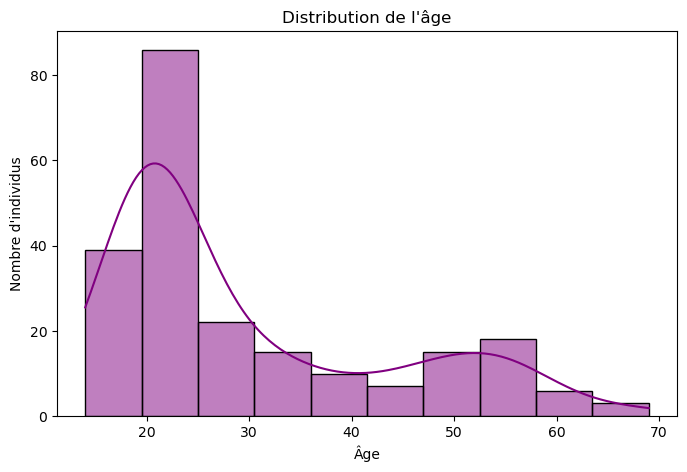
#> input picture age.png, 687 x 472 px; its folder holds only this picture in this run
$ python -i cleaner.py   (imports and definitions only)
#> lines starting #> are read from the running program, lines starting #| are printed output that depends on the picture
import numpy as np
import matplotlib.pyplot as plt
import pandas as pd
import seaborn as sns
import re
from sklearn.decomposition import PCA
from sklearn.preprocessing import StandardScaler

# --------- Code de base ---------
# data = pd.read_csv('raw_data.csv')
# Supprime les 3 premières colonnes ["Horodateur", "Nom d'utilisateur", "Mentions légales"]
# data = data.drop(columns=data.columns[:3])
# Supprime les colonnes concernant les avis (après la 20ᵉ)
# data = data.drop(columns=data.columns[20:])
# ---------------------------------

# --------- Code améliorer avec Mistral AI ---------
# [1 line that did not run here, left out]
# -----------------------------------------------------

def data_clean(data):
    # -------------------------------------------------------------
    # Renommage des colonnes en anglais et simplification des noms
    # -------------------------------------------------------------
    new_cols = ["instrumental or vocal music", "platform listening", "radio station", "music style", "musical period", "language listening", "type of singing", "frequency listening of emerging artist", "tempo", "frequency during working", "frequency during exercising", "frequency during cooking", "frequency during driving", "frequency for passing the time", "monthly listening frequency", "daily listening frequency", "gender", "age", "environment", "professional situation"]
    data.columns = new_cols

    # -------------------------------------------------------------
    # Nettoyage global des colonnes
    # -------------------------------------------------------------
    text_cols = data.select_dtypes(include=['object']).columns

    for col in text_cols:
        # ---------------------------------------------------------
        # Remplace "mot / mot" par "mot;mot" dans toutes les colonnes texte
        # ---------------------------------------------------------

        # --------- Code de base ---------
        # data[col] = data[col].str.replace(r'\s*/\s*', ';', regex=True)
        # data[col] = data[col].str.replace(r'\s*,\s*', ';', regex=True)
        # data[col] = data[col].str.replace(r'\s* ; \s*', ';', regex=True)
        # data[col] = data[col].str.replace(r'\s* \( \s*', '(', regex=True)
        # data[col] = data[col].str.replace(r'\s* \) \s*', ')', regex=True)
        # data[col] = data[col].str.strip()
        # data[col] = data[col].str.lower()
        # -----------------------------------------

        # --------- Code améliorer avec Mistral AI ---------
        data[col] = data[col].str.replace(r'\s*[\/,;]\s*', ';', regex=True)
        data[col] = data[col].str.replace(r'\s*\(\s*', '(', regex=True) \
                        .str.replace(r'\s*\)\s*', ')', regex=True)

        text_cols = data.select_dtypes(include='object').columns
        data[text_cols] = data[text_cols].apply(lambda col: col.str.strip().str.lower())
        # -----------------------------------------------------

        # ---------------------------------------------------------
        # Vérification des valeurs dans la colonne "genre"
        # ---------------------------------------------------------
        if col == "gender":
            for entry in data[col]:
                if (entry != "femme") and (entry != "homme") and (entry.lower() != "non binaire") and (entry!= "Je préfère ne pas répondre"):
                    new_entry = "Je préfère ne pas répondre"
                    data[col] = data[col].replace(entry, new_entry)

            data[col].str.lower()

        # ---------------------------------------------------------
        # Traductions des réponses en anglais
        # ---------------------------------------------------------

        series = data[col].astype(str).str.strip().str.lower()

        if col == "instrumental or vocal music":
            mapping = {
                "instrumentaux": "instrumental music",
                "avec des paroles": "vocal music",
                "les deux": "both"
            }
            data[col] = series.replace(mapping)

        # Type de parole
        if col == "type of singing":
            mapping = {
                "peu importe": "doesn't matter",
                "engagées": "engaged",
                "poétiques": "poetic",
                "humoristiques": "humorous",
                "humoristiques": "humorous",
                "peut importe": "doesn't matter"
            }
            data[col] = series.map(lambda x: mapping.get(x, "prefer not to answer"))

        # Genre
        if col == "gender":
            mapping = {
                "femme": "woman",
                "homme": "man",
                "non binaire": "non-binary"
            }
            data[col] = series.map(lambda x: mapping.get(x, "prefer not to answer"))

        if col == "environment":
            mapping = {
                "banlieue": "suburb",
                "ville": "city",
                "campagne": "countryside"
            }
            data[col] = series.map(lambda x: mapping.get(x, "prefer not to answer"))

        # Situation professionnelle
        if col == "professional situation":
            mapping = {
                "sans emploi": "unemployed",
                "étudiant": "student",
                "salarié": "employee",
                "indépendant": "self-employed",
                "retraité": "retired",
                "Autre / Je ne souhaite pas répondre": "prefer not to answer"
            }
            data[col] = series.map(lambda x: mapping.get(x, "prefer not to answer"))

    # -------------------------------------------------------------
    # Normalisation des plateformes d'écoute
    # -------------------------------------------------------------
    # [38 lines left out: functions normalize_platform, apply_platform_normalization, not called in this run]

    data["platform listening"] = data["platform listening"].apply(apply_platform_normalization)

    # -------------------------------------------------------------
    # Normalisation des langues d'écoutes
    # -------------------------------------------------------------
    # [64 lines left out: functions normalize_language, apply_language_normalization, not called in this run]

    data["language listening"] = data["language listening"].apply(apply_language_normalization)

    # -------------------------------------------------------------
    # Normalisation de la période musicale
    # -------------------------------------------------------------
    # [45 lines left out: functions normalize_musical_period, apply_musical_period_normalization, not called in this run]

    data["musical period"] = data["musical period"].apply(apply_musical_period_normalization)

    # ======================================================
    # Suppresion des genres absurdes
    # ======================================================
    motifs_a_supprimer = [
        "je ne peux pas me satisfaire",
        "je n'écoute que rarement",
        "rap anglais des années 90",
        "musique de dépression",
        "sokuuu",
        "années",
        "60", "70", "80", "90", "2000",
        "etc)",
        "2015",
        "avec des textes"
    ]

    escaped = [re.escape(m) for m in motifs_a_supprimer]
    pattern = "(" + "|".join(escaped) + ")"

    # [12 lines left out: function clean_absurd_genres, not called in this run]

    data["music style"] = data["music style"].apply(clean_absurd_genres)
    data["music style"] = data["music style"].replace(r'^\s*$', np.nan, regex=True)


    # ======================================================
    # Normalisation des genres musicaux
    # ======================================================
    # [86 lines left out: functions normalize_genre, apply_genre_normalization, not called in this run]

    data["music style"] = data["music style"].apply(apply_genre_normalization)


    # -------------------------------------------------------------
    # Mapping numérique
    # -------------------------------------------------------------
    tempo_map = {1: 60, 2: 90, 3: 120, 4: 150, 5: 180}
    data["tempo"] = data["tempo"].replace(tempo_map)

    freq_mensuelle = {
        "plus d'une fois par jour": 4,
        "plus d'une fois par semaine": 3,
        "plus d'une fois par mois": 2,
        "moins d'une fois par mois": 1,
    }
    data["monthly listening frequency"] = data["monthly listening frequency"].replace(freq_mensuelle)

    freq_jour = {
        "plus de trois heures par jour": 3,
        "plus d'une heure par jour": 2,
        "moins d'une heure par jour": 1,
    }
    data["daily listening frequency"] = data["daily listening frequency"].replace(freq_jour)

    # -------------------------------------------------------------
    # Finalisation et export
    # -------------------------------------------------------------
    data.to_csv('cleaned_data.csv', index=False)
    print("cleaned_data.csv created successfully ✅")

    return data


# Lancement
# [1 line that did not run here, left out]

>>> import cv2
>>> picture = cv2.imread('age.png', cv2.IMREAD_GRAYSCALE)
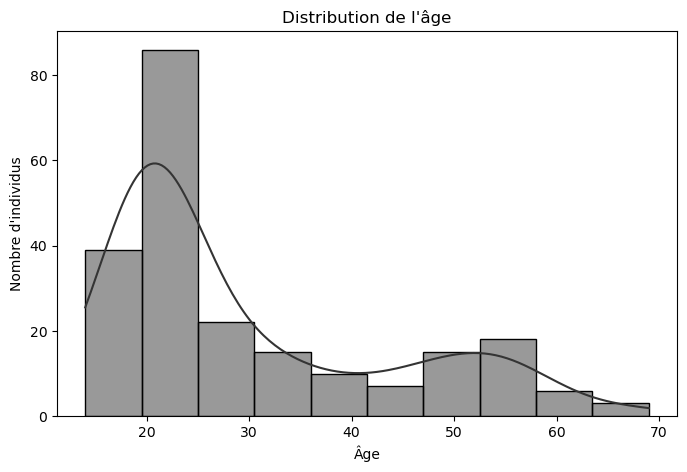
#> picture: shape (472, 687); min 0, max 255, mean 232.9
#> (the run stopped early here; a loop or call above may not have finished)

$ run again, on camenbert.png
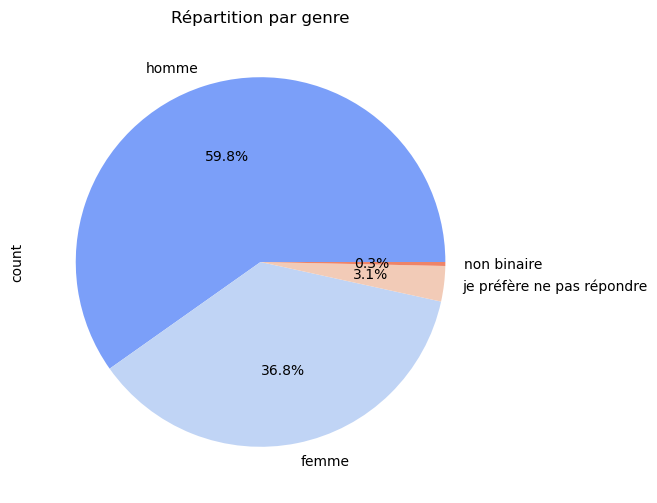
#> input picture camenbert.png, 657 x 503 px
#> `picture = cv2.imread('age.png', cv2.IMREAD_GRAYSCALE)`:
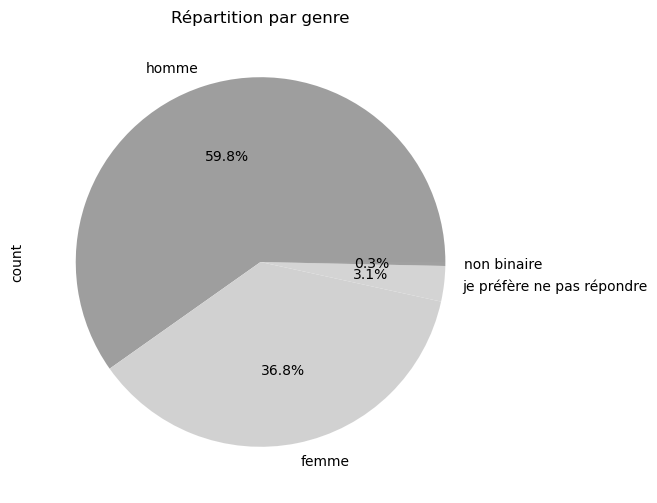
#> picture: shape (503, 657); min 0, max 255, mean 228.5
